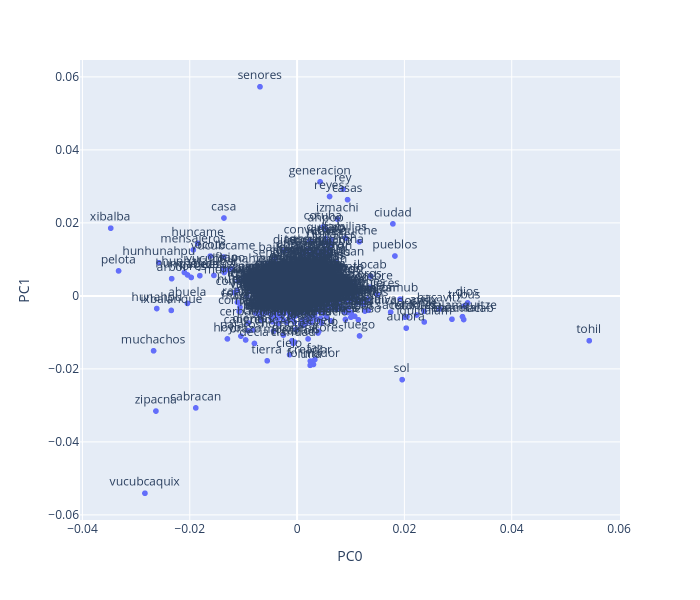

The notebook cell this image was saved under:
### Code cell
plot_loadings(0,1)

### Figure 1 — Plotly figure (JSON) as saved in the notebook; plotly's stock layout.template omitted (floating-point values rounded to 4 significant figures; data arrays with more than 128 entries replaced by an {"elided": "..."} marker saying what was removed)
{"data": [{"hovertemplate": "<b>%{hovertext}</b><br><br>PC0=%{x}<br>PC1=%{y}<br>term_str=%{text}<extra></extra>", "hovertext": {"elided": "3692 str values"}, "legendgroup": "", "marker": {"color": "#636efa", "symbol": "circle"}, "mode": "markers+text", "name": "", "showlegend": false, "text": {"elided": "3692 str values"}, "textposition": "top center", "type": "scattergl", "x": {"elided": "3692 float values"}, "xaxis": "x", "y": {"elided": "3692 float values"}, "yaxis": "y"}], "layout": {"height": 600, "legend": {"tracegroupgap": 0}, "margin": {"t": 60}, "width": 700, "xaxis": {"anchor": "y", "autorange": true, "domain": [0, 1], "range": [-0.04045, 0.06018], "title": {"text": "PC0"}, "type": "linear"}, "yaxis": {"anchor": "x", "autorange": true, "domain": [0, 1], "range": [-0.0614, 0.06463], "title": {"text": "PC1"}, "type": "linear"}}}
